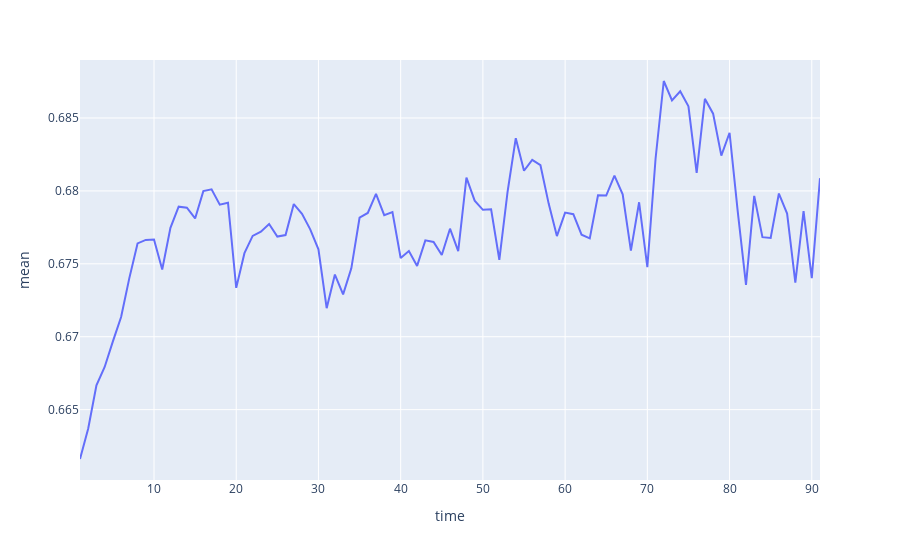

The notebook cell saved with this chart:
### Code cell
px.line(result, x='time', y='mean', )

### Figure 1 — Plotly figure (JSON) as saved in the notebook; plotly's stock layout.template omitted (floating-point values rounded to 4 significant figures)
{"data": [{"hovertemplate": "time=%{x}<br>mean=%{y}<extra></extra>", "legendgroup": "", "line": {"color": "#636efa", "dash": "solid"}, "marker": {"symbol": "circle"}, "mode": "lines", "name": "", "orientation": "v", "showlegend": false, "type": "scatter", "x": [1, 2, 3, 4, 5, 6, 7, 8, 9, 10, 11, 12, 13, 14, 15, 16, 17, 18, 19, 20, 21, 22, 23, 24, 25, 26, 27, 28, 29, 30, 31, 32, 33, 34, 35, 36, 37, 38, 39, 40, 41, 42, 43, 44, 45, 46, 47, 48, 49, 50, 51, 52, 53, 54, 55, 56, 57, 58, 59, 60, 61, 62, 63, 64, 65, 66, 67, 68, 69, 70, 71, 72, 73, 74, 75, 76, 77, 78, 79, 80, 81, 82, 83, 84, 85, 86, 87, 88, 89, 90, 91], "xaxis": "x", "y": [0.6616, 0.6637, 0.6667, 0.6679, 0.6697, 0.6714, 0.674, 0.6764, 0.6766, 0.6767, 0.6746, 0.6775, 0.6789, 0.6789, 0.6781, 0.68, 0.6801, 0.6791, 0.6792, 0.6733, 0.6757, 0.6769, 0.6772, 0.6777, 0.6769, 0.677, 0.6791, 0.6784, 0.6774, 0.676, 0.672, 0.6743, 0.6729, 0.6747, 0.6782, 0.6785, 0.6798, 0.6783, 0.6785, 0.6754, 0.6759, 0.6749, 0.6766, 0.6765, 0.6756, 0.6774, 0.6759, 0.6809, 0.6793, 0.6787, 0.6787, 0.6753, 0.6799, 0.6836, 0.6814, 0.6821, 0.6818, 0.6791, 0.6769, 0.6785, 0.6784, 0.677, 0.6767, 0.6797, 0.6797, 0.681, 0.6798, 0.6759, 0.6792, 0.6748, 0.6822, 0.6875, 0.6862, 0.6868, 0.6858, 0.6812, 0.6863, 0.6853, 0.6824, 0.684, 0.6786, 0.6736, 0.6797, 0.6768, 0.6768, 0.6798, 0.6784, 0.6737, 0.6786, 0.674, 0.6809], "yaxis": "y"}], "layout": {"autosize": true, "legend": {"tracegroupgap": 0}, "margin": {"t": 60}, "xaxis": {"anchor": "y", "autorange": true, "domain": [0, 1], "range": [1, 91], "title": {"text": "time"}, "type": "linear"}, "yaxis": {"anchor": "x", "autorange": true, "domain": [0, 1], "range": [0.6602, 0.689], "title": {"text": "mean"}, "type": "linear"}}}
